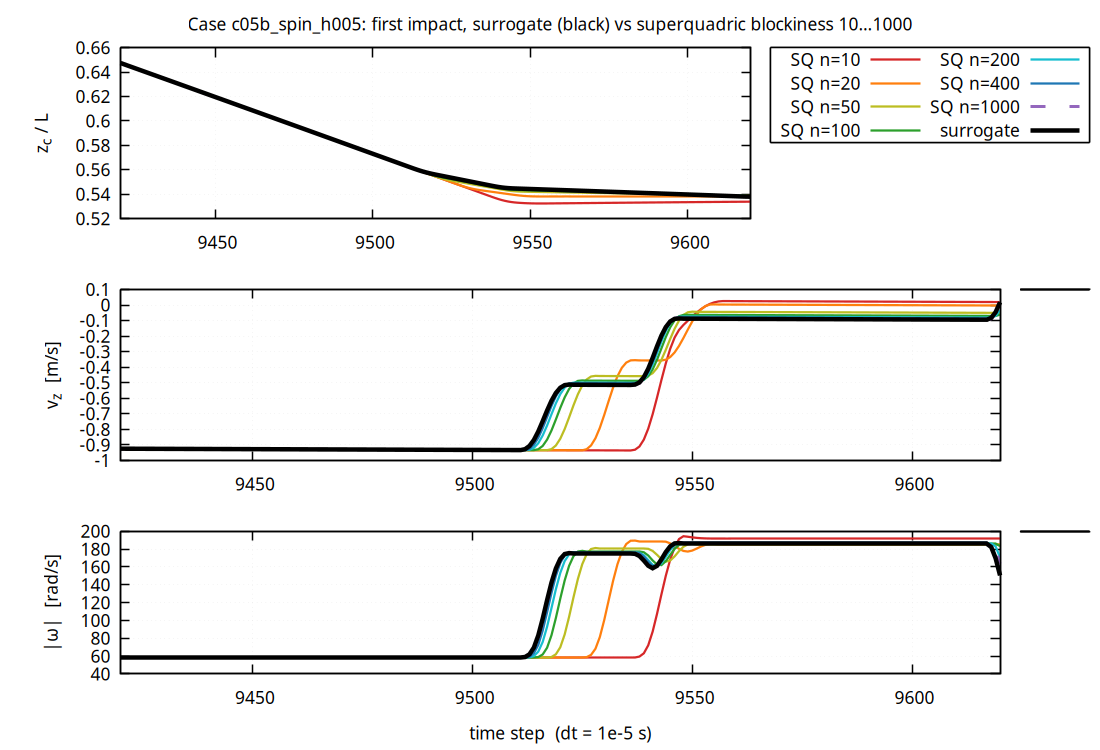

Source code (gnuplot):
load "common.gp"
set output "fig_c05b_spin_h005_first_impact.png"
set multiplot layout 3,1 title "Case c05b_spin_h005: first impact, surrogate (black) vs superquadric blockiness 10…1000" noenhanced
set xrange [9420:9620]
set key outside right
set lmargin 12
P(m) = S."ts_c05b_spin_h005_".m.".dat"
set ylabel "z_c / L"
unset xlabel
plot P("sq_n10")   u 1:($5/0.01) w l ls 2 t "SQ n=10", \
     P("sq_n20")   u 1:($5/0.01) w l ls 3 t "SQ n=20", \
     P("sq_n50")   u 1:($5/0.01) w l ls 4 t "SQ n=50", \
     P("sq_n100")  u 1:($5/0.01) w l ls 5 t "SQ n=100", \
     P("sq_n200")  u 1:($5/0.01) w l ls 6 t "SQ n=200", \
     P("sq_n400")  u 1:($5/0.01) w l ls 7 t "SQ n=400", \
     P("sq_n1000") u 1:($5/0.01) w l ls 8 t "SQ n=1000", \
     P("surrogate") u 1:($5/0.01) w l ls 1 t "surrogate"
set ylabel "v_z  [m/s]"
plot P("sq_n10")   u 1:8 w l ls 2 notitle, P("sq_n20") u 1:8 w l ls 3 notitle, P("sq_n50") u 1:8 w l ls 4 notitle, \
     P("sq_n100")  u 1:8 w l ls 5 notitle, P("sq_n200") u 1:8 w l ls 6 notitle, P("sq_n400") u 1:8 w l ls 7 notitle, \
     P("sq_n1000") u 1:8 w l ls 8 notitle, P("surrogate") u 1:8 w l ls 1 notitle
set ylabel "|ω|  [rad/s]"
set xlabel "time step  (dt = 1e-5 s)"
W(i,j,k) = sqrt(i*i+j*j+k*k)
plot P("sq_n10")   u 1:(W($9,$10,$11)) w l ls 2 notitle, P("sq_n20") u 1:(W($9,$10,$11)) w l ls 3 notitle, \
     P("sq_n50")   u 1:(W($9,$10,$11)) w l ls 4 notitle, P("sq_n100") u 1:(W($9,$10,$11)) w l ls 5 notitle, \
     P("sq_n200")  u 1:(W($9,$10,$11)) w l ls 6 notitle, P("sq_n400") u 1:(W($9,$10,$11)) w l ls 7 notitle, \
     P("sq_n1000") u 1:(W($9,$10,$11)) w l ls 8 notitle, P("surrogate") u 1:(W($9,$10,$11)) w l ls 1 notitle
unset multiplot
